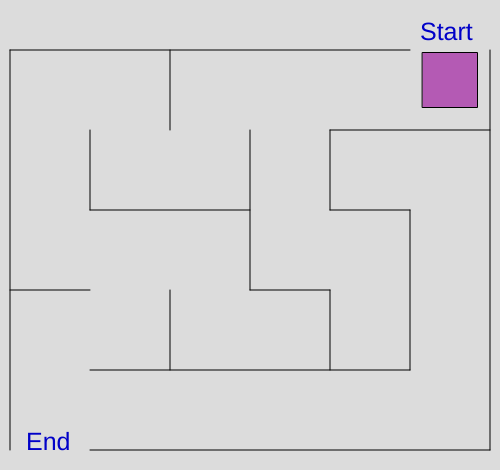
Frame 1 (no input)
Frame 60 (no input): identical to frame 1, image omitted
Frame 120 (the mouse pressed at the canvas centre since frame 60): identical to frame 1, image omitted

The p5.js sketch that drew this single still picture (run headless with seeded random() and noise() and a simulated clock; from frame 60 on, the mouse is pressed at the canvas centre):

// p5.js sketch
// ── sketch.js
let A;
let S;
let D;
let W;
let xVal;
let yVal;

function setup() {
  createCanvas(500, 470);
  frameRate(25);
  rectMode(CENTER);

  xVal = 450;
  yVal = 80;

  // TODO: Assign the following variables the proper ASCII decimal values
  A = 65;
  D = 68;
  S = 83;
  W = 87;
}

function draw() {
  background(220);

  textSize(25);
  fill( 0, 180 ,120);
  // TODO: Change the first argument of text() function to the key variable
  text(key, 10, 30);
  drawMaze();

  // Use keyCode and the newly assigned A, S, D, and W variables to move the rectangle through the maze
  // TODO: Move the rectangle to the left if 'a' is pressed
  if(keyCode === A) {
    xVal -= 5;
  }
  // TODO: Move the rectangle to the right if 'd' is pressed
  else if (keyCode === D) {
    xVal += 5;
  }
  // TODO: Move the rectangle to the down if 's' is pressed
  else if (keyCode === S) {
    yVal += 5;
  }
  // TODO: Move the rectangle to the up if 'w' is pressed
  else if (keyCode === W) {
    yVal -= 5;
  }
  
  if(yVal - 27  > 450 && xVal - 27 < 75) {
    textSize(80)
    background(0, 0, 130, 80)
    text('YOU WON!!', 20, height / 2);
  }
  
  textSize(25);
  fill(0,0, 200);
  text('Start', 420, 40);
  text('End', 26, 450);
  fill(180, 90, 180);
  rect(xVal, yVal, 55, 55);
}

function drawMaze(){
  line(10, 50, 410, 50);
  line(10, 50, 10,450);
  line(490, 50, 490, 450);
  line(90, 450, 490, 450);
  line(170, 50, 170, 130);
  line(10, 290, 90, 290);
  line(90, 130, 90, 210);
  line(90, 210, 250, 210);
  line(250, 130, 250, 290);
  line(250, 290, 330,290);
  line(330, 290, 330, 370);
  line(90, 370, 410, 370);
  line(170, 290, 170, 370);
  line(490, 130, 330, 130);
  line(330, 130, 330, 210);
  line(330, 210, 410, 210);
  line(410, 210, 410, 370);
}
